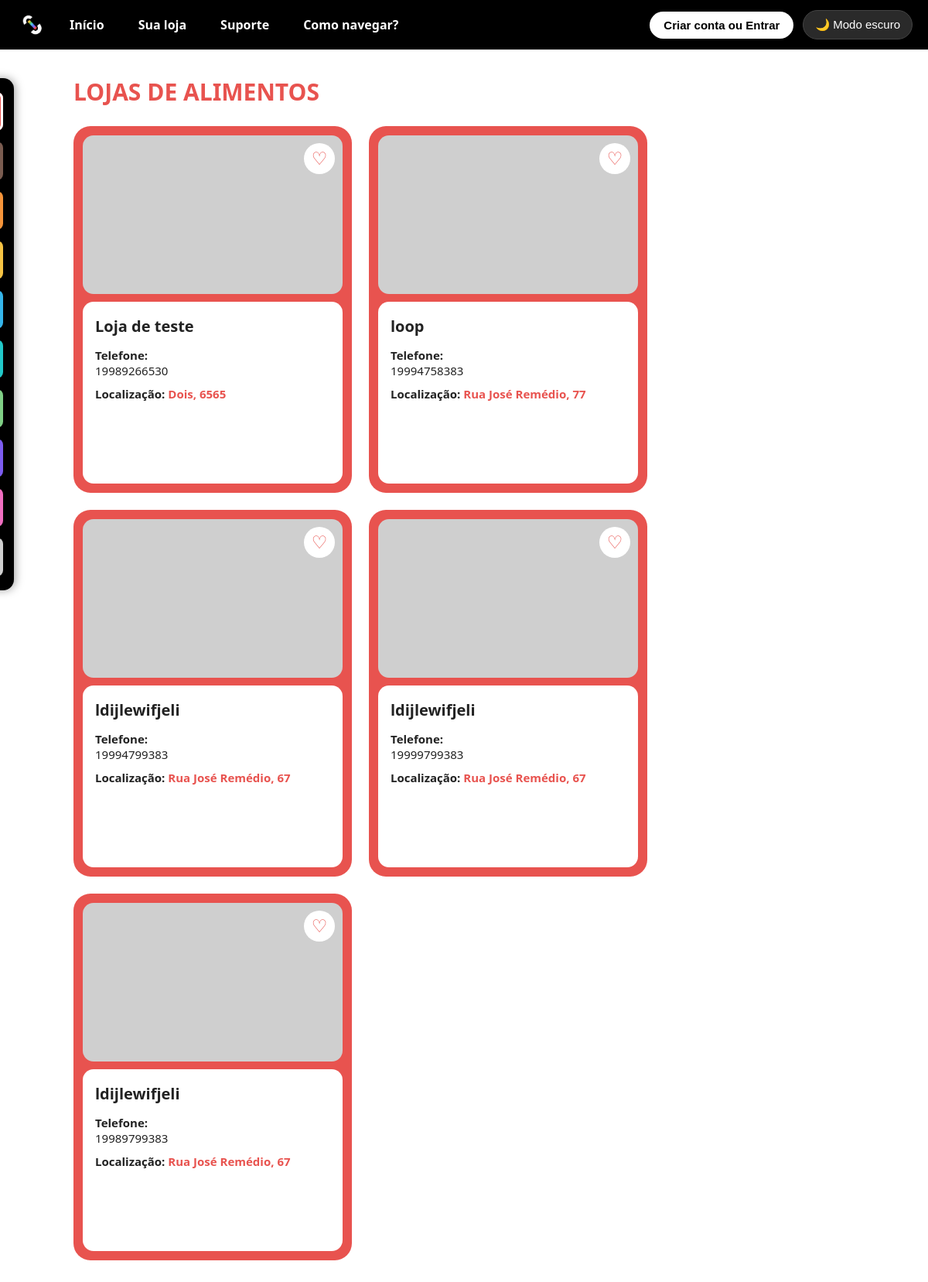
Page /CatAlimentos/ on the committed database.
### AppStoreLink/models.py (models this page shows, shortened)
class Loja(models.Model):
    id_loja = models.AutoField(primary_key=True)
    nome_loja = models.CharField(max_length=100)
    telefone_loja = models.CharField(max_length=15, blank=True, null=True)
    email_loja = models.EmailField(max_length=100)
    cnpj = models.CharField(max_length=18, unique=True) # !--!--!--!--!--!--!--! {{MUDAR PARA RECEBER TAMBEM CARACTERES "pois o CNPJ atual recebe letras tembem"}}  !--!--!--!--!--!--!--!
    foto_estabelecimento = models.CharField(max_length=255, blank=True, null=True)
    link = models.URLField(max_length=255, blank=True, null=True)
    id_endereco = models.ForeignKey(
        Endereco, on_delete=models.CASCADE, db_column="id_endereco"
    )
    id_categoria = models.ForeignKey(
        Categoria, on_delete=models.CASCADE, db_column="id_categoria"
    )

class Endereco(models.Model):
    id_endereco = models.AutoField(primary_key=True)
    rua = models.CharField(max_length=100)
    numero_estabelecimento = models.CharField(max_length=10)
    cep = models.CharField(max_length=9)

### AppStoreLink/views.py (the view)
# urls.py: path('CatAlimentos/', CatAlimentos, name='CatAlimentos'),
def CatAlimentos(request):
    lojas = Loja.objects.filter(
        id_categoria__tipo_categoria='Alimentos'
    ).select_related('id_endereco', 'id_categoria')
    contexto = {
        'categoria': 'Alimentos',
        'lojas': lojas,
    }
    return render(request, 'AppStoreLink/CatAlimentos.html', contexto)

### AppStoreLink/context_processors.py (called while the page is built)
def usuario_logado(request): # -> define a função que chama a cada renderização
    usuario_id = request.session.get('usuario_id') # -> essa linha define que um 'usuario_id' e logado, e nao logado e um 'None'
    usuario = Usuario.objects.filter(pk=usuario_id).first() if usuario_id else None # -> verifica se o 'usuario_id' tem valor, caso nao, retorna 'None'
    return {'usuario_logado': usuario} # -> a chave 'usuario_logado' vira o nome da var. em templates

### templates/AppStoreLink/CatAlimentos.html (shortened to what this page needs)
{% load static %}
<!DOCTYPE html>
<html lang="pt-BR">
<head>
  <link
    rel="stylesheet"
    href="{% static 'AppStoreLink/styles/style.css' %}"
  >
  <link
    rel="stylesheet"
    href="{% static 'AppStoreLink/styles/CatAlimentos.css' %}"
  >
</head>
<body>
  <div class="topbar">
    <div class="logo-icon">
      <img
        src="{% static 'AppStoreLink/images/icon-dark.png' %}"
        alt="StoreLink"
      >
    </div>
    <a
      class="nav-btn"
      href="{% url 'index' %}"
    >
      Início
    </a>
    <a
      class="nav-btn"
      href="{% url 'perfil-loja' %}"
    >
      Sua loja
    </a>
    <a
      class="nav-btn"
      href="{% url 'suporte' %}"
    >
      Suporte
    </a>
    <a
      class="nav-btn"
      onclick="setActiveNav(this)"
    >
      Como navegar?
    </a>
    {% if usuario_logado %}
      <button
        class="nav-account-btn"
        data-url="{% url 'perfil-consumidor' %}"
        onclick="location.href=this.dataset.url"
      >
        👤 Minha conta
      </button>
    {% else %}
      <button
        class="nav-account-btn"
        data-url="{% url 'cadastro' %}"
        onclick="location.href=this.dataset.url"
      >
        Criar conta ou Entrar
      </button>
    {% endif %}
    <button
      class="theme-toggle"
      onclick="toggleTheme(this)"
    >
      🌙 Modo escuro
    </button>
  </div>
  <div class="sidebar-trigger"></div>
  <div class="sidebar">
    <a class="cat-btn cat-alimentos {% if categoria == 'Alimentos' %}cat-active{% endif %}" href="{% url 'CatAlimentos' %}">Alimentos</a>
    <a class="cat-btn cat-moda {% if categoria == 'Moda' %}cat-active{% endif %}" href="{% url 'CatModa' %}">Moda</a>
    <a class="cat-btn cat-esportes {% if categoria == 'Esportes' %}cat-active{% endif %}" href="{% url 'CatEsportes' %}">Esportes</a>
    <a class="cat-btn cat-construcao {% if categoria == 'Construção' %}cat-active{% endif %}" href="{% url 'CatConstrucao' %}">Construção</a>
    <a class="cat-btn cat-saude {% if categoria == 'Saúde' %}cat-active{% endif %}" href="{% url 'CatSaude' %}">Saúde</a>
    <a class="cat-btn cat-pets {% if categoria == 'Pets' %}cat-active{% endif %}" href="{% url 'CatPets' %}">Pets</a>
    <a class="cat-btn cat-ambiente {% if categoria == 'Ambiente' %}cat-active{% endif %}" href="{% url 'CatAmbiente' %}">Ambiente</a>
    <a class="cat-btn cat-tecnologia {% if categoria == 'Tecnologia' %}cat-active{% endif %}" href="{% url 'CatTecnologia' %}">Tecnologia</a>
    <a class="cat-btn cat-beleza {% if categoria == 'Beleza' %}cat-active{% endif %}" href="{% url 'CatBeleza' %}">Beleza</a>
    <a class="cat-btn cat-outros {% if categoria == 'Outros' %}cat-active{% endif %}" href="{% url 'CatOutros' %}">Outros</a>
  </div>
  <div class="categoria-container">
    <h1 class="categoria-titulo">
      Lojas de Alimentos
    </h1>
    {% if lojas %}
      <div class="loja-grid">
        {% for loja in lojas %}
          <div
            class="loja-card"
            data-url="{% url 'InformacoesLoja' loja.id_loja %}"
            onclick="location.href=this.dataset.url"
            style="cursor: pointer;"
          >
            <div class="loja-card-capa">
              <form
                method="POST"
                action="{% url 'favoritar-loja' loja.id_loja %}"
                onclick="event.stopPropagation()"
              >
                <button
                  type="submit"
                  class="loja-card-fav"
                  aria-label="Favoritar"
                >
                  ♡
                </button>
              </form>
            </div>
            <div class="loja-card-corpo">
              <h3>
                {{ loja.nome_loja }}
              </h3>
              {% if loja.telefone_loja %}
                <p class="loja-card-label">
                  Telefone:
                </p>
                <p>
                  {{ loja.telefone_loja }}
                </p>
              {% endif %}
              {% if loja.id_endereco %}
                <p class="loja-card-label">
                  Localização:
                  <span class="loja-card-endereco">
                    {{ loja.id_endereco.rua }},
                    {{ loja.id_endereco.numero_estabelecimento }}
                  </span>
                </p>
              {% endif %}
            </div>
          </div>
        {% endfor %}
      </div>
    {% else %}
      <p class="hint-text categoria-vazio">
        Nenhuma loja encontrada nessa categoria ainda.
      </p>
    {% endif %}
  </div>
</body>
</html>

### AppStoreLink/static/AppStoreLink/styles/style.css (style rules this page uses)
* { margin: 0; padding: 0; box-sizing: border-box; }
:root { --bg-page: #ffffff; --text-color: #222222; --hint-color: #b8b8b8; --topbar-bg: #000000; --search-bg: #000000; }
body { font-family: 'Segoe UI', Arial, sans-serif; background: var(--bg-page); color: var(--text-color); transition: background 0.25s ease, color 0.25s ease; }
.topbar { background: var(--topbar-bg); display: flex; align-items: center; height: 64px; padding: 9px 20px; gap: 12px; position: relative; z-index: 200; }
.logo-icon { width: 42px; height: 42px; background: transparent; border-radius: 8px; display: flex; align-items: center; justify-content: center; overflow: hidden; padding: 4px; }
.logo-icon img { width: 100%; height: 100%; object-fit: contain; }
.nav-btn { position: relative; background: transparent; border: none; color: #fff; font-weight: 600; font-size: 16px; padding: 10px 16px; border-radius: 6px; cursor: pointer; text-decoration: none; transition: transform 0.2s ease, color 0.2s ease, background 0.2s ease; }
.nav-account-btn { margin-left: auto; background: #fff; color: #000; border: none; font-weight: 700; font-size: 15px; padding: 9px 18px; border-radius: 20px; cursor: pointer; display: flex; align-items: center; gap: 7px; transition: transform 0.2s ease, filter 0.2s ease; }
.theme-toggle { background: #2a2a2a; border: 1px solid #444; color: #fff; font-size: 15px; padding: 9px 15px; border-radius: 20px; cursor: pointer; display: flex; align-items: center; gap: 6px; }
.sidebar-trigger { position: fixed; top: 64px; left: 0; width: 45px; height: calc(100vh - 64px); z-index: 90; background: transparent; }
.sidebar { position: fixed; top: calc(64px + (100vh - 64px) / 2); left: 0; transform: translateX(calc(-100% + 18px)) translateY(-50%); width: 220px; background: var(--sidebar-bg, #000000); padding: 18px 14px; display: flex; flex-direction: column; gap: 14px; height: auto; border-radius: 14px; box-shadow: 2px 0 12px rgba(0,0,0,0.35); transition: transform 0.25s ease; z-index: 95; }
.cat-btn { border: none; color: #fff; font-weight: 700; font-size: 16px; padding: 14px 10px; border-radius: 8px; cursor: pointer; text-align: center; display: block; text-decoration: none; }
.cat-alimentos { background: #e8534f; }
.cat-moda { background: #7a5c50; }
.cat-esportes { background: #f5943a; }
.cat-construcao { background: #f6c344; }
.cat-saude { background: #35b5ea; }
.cat-pets { background: #21c9c9; }
.cat-ambiente { background: #7fcf85; }
.cat-tecnologia { background: #7c5cf0; color: #fff; }
.cat-beleza { background: #f06ec0; }
.cat-outros { background: #cfcfcf; color: #333; }
.cat-btn.cat-active { outline: 3px solid #fff; outline-offset: -3px; }
.categoria-container { padding: 40px 60px 60px; }
.categoria-titulo { color: #e8534f; font-size: 26px; font-weight: 800; text-transform: uppercase; margin-bottom: 30px; }
.loja-grid { display: flex; flex-wrap: wrap; gap: 24px; }
.loja-card { width: 300px; background: #e8534f; border-radius: 18px; padding: 10px; flex-shrink: 0; }
.loja-card-capa { height: 150px; background: #cfcfcf; border-radius: 12px; position: relative; }
.loja-card-fav { position: absolute; top: 10px; right: 10px; width: 34px; height: 34px; border: none; border-radius: 50%; background: #fff; color: #e8534f; font-size: 18px; cursor: pointer; display: flex; align-items: center; justify-content: center; }
.loja-card-corpo { background: var(--bg-page); border-radius: 12px; padding: 16px 14px; margin-top: 10px; min-height: 140px; }
.loja-card-corpo h3 { color: var(--text-color); font-size: 18px; margin-bottom: 12px; }
.loja-card-label { color: var(--text-color); font-weight: 700; font-size: 14px; margin-top: 10px; }
.loja-card-corpo p { color: var(--text-color); font-size: 14px; }
.loja-card-endereco { color: #e8534f; font-weight: 600; }

### rows in the picture
Loja: nome_loja "Loja de teste", telefone_loja "19989266530", id_endereco.rua "Dois", id_endereco.numero_estabelecimento "6565"
Loja: nome_loja "loop", telefone_loja "19994758383", id_endereco.rua "Rua José Remédio", id_endereco.numero_estabelecimento "77"
Loja: nome_loja "ldijlewifjeli", telefone_loja "19994799383", id_endereco.rua "Rua José Remédio", id_endereco.numero_estabelecimento "67"
Loja: nome_loja "ldijlewifjeli", telefone_loja "19999799383", id_endereco.rua "Rua José Remédio", id_endereco.numero_estabelecimento "67"
Loja: nome_loja "ldijlewifjeli", telefone_loja "19989799383", id_endereco.rua "Rua José Remédio", id_endereco.numero_estabelecimento "67"
